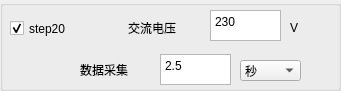
  <widget class="QGroupBox" name="groupBox_24">
   <property name="geometry">
    <rect>
     <x>900</x>
     <y>510</y>
     <width>341</width>
     <height>91</height>
    </rect>
   </property>
   <property name="title">
    <string/>
   </property>
   <widget class="QLabel" name="label_193">
    <property name="geometry">
     <rect>
      <x>80</x>
      <y>60</y>
      <width>71</width>
      <height>20</height>
     </rect>
    </property>
    <property name="text">
     <string>数据采集</string>
    </property>
   </widget>
   <widget class="QTextEdit" name="textEdit_S20_TIME">
    <property name="geometry">
     <rect>
      <x>160</x>
      <y>54</y>
      <width>71</width>
      <height>31</height>
     </rect>
    </property>
    <property name="html">
     <string>&lt;!DOCTYPE HTML PUBLIC &quot;-//W3C//DTD HTML 4.0//EN&quot; &quot;http://www.w3.org/TR/REC-html40/strict.dtd&quot;&gt;
&lt;html&gt;&lt;head&gt;&lt;meta name=&quot;qrichtext&quot; content=&quot;1&quot; /&gt;&lt;style type=&quot;text/css&quot;&gt;
p, li { white-space: pre-wrap; }
&lt;/style&gt;&lt;/head&gt;&lt;body style=&quot; font-family:'宋体'; font-size:10pt; font-weight:400; font-style:normal;&quot;&gt;
&lt;p style=&quot; margin-top:0px; margin-bottom:0px; margin-left:0px; margin-right:0px; -qt-block-indent:0; text-indent:0px;&quot;&gt;&lt;span style=&quot; font-family:'SimSun'; font-size:9pt;&quot;&gt;2.5&lt;/span&gt;&lt;/p&gt;&lt;/body&gt;&lt;/html&gt;</string>
    </property>
   </widget>
   <widget class="QCheckBox" name="checkBox_S20">
    <property name="geometry">
     <rect>
      <x>10</x>
      <y>18</y>
      <width>91</width>
      <height>21</height>
     </rect>
    </property>
    <property name="text">
     <string>step20</string>
    </property>
    <property name="checked">
     <bool>true</bool>
    </property>
   </widget>
   <widget class="QLabel" name="label_201">
    <property name="geometry">
     <rect>
      <x>128</x>
      <y>18</y>
      <width>71</width>
      <height>20</height>
     </rect>
    </property>
    <property name="text">
     <string>交流电压</string>
    </property>
   </widget>
   <widget class="QLabel" name="label_202">
    <property name="geometry">
     <rect>
      <x>290</x>
      <y>20</y>
      <width>16</width>
      <height>16</height>
     </rect>
    </property>
    <property name="text">
     <string>V</string>
    </property>
   </widget>
   <widget class="QTextEdit" name="textEdit_S20_AC_VOLT">
    <property name="geometry">
     <rect>
      <x>210</x>
      <y>10</y>
      <width>71</width>
      <height>31</height>
     </rect>
    </property>
    <property name="html">
     <string>&lt;!DOCTYPE HTML PUBLIC &quot;-//W3C//DTD HTML 4.0//EN&quot; &quot;http://www.w3.org/TR/REC-html40/strict.dtd&quot;&gt;
&lt;html&gt;&lt;head&gt;&lt;meta name=&quot;qrichtext&quot; content=&quot;1&quot; /&gt;&lt;style type=&quot;text/css&quot;&gt;
p, li { white-space: pre-wrap; }
&lt;/style&gt;&lt;/head&gt;&lt;body style=&quot; font-family:'宋体'; font-size:10pt; font-weight:400; font-style:normal;&quot;&gt;
&lt;p style=&quot; margin-top:0px; margin-bottom:0px; margin-left:0px; margin-right:0px; -qt-block-indent:0; text-indent:0px;&quot;&gt;&lt;span style=&quot; font-family:'SimSun'; font-size:9pt;&quot;&gt;230&lt;/span&gt;&lt;/p&gt;&lt;/body&gt;&lt;/html&gt;</string>
    </property>
   </widget>
   <widget class="QComboBox" name="comboBox_S20_TIME">
    <property name="geometry">
     <rect>
      <x>240</x>
      <y>60</y>
      <width>61</width>
      <height>21</height>
     </rect>
    </property>
    <item>
     <property name="text">
      <string>秒</string>
     </property>
    </item>
    <item>
     <property name="text">
      <string>毫秒</string>
     </property>
    </item>
    <item>
     <property name="text">
      <string>分钟</string>
     </property>
    </item>
   </widget>
  </widget>
